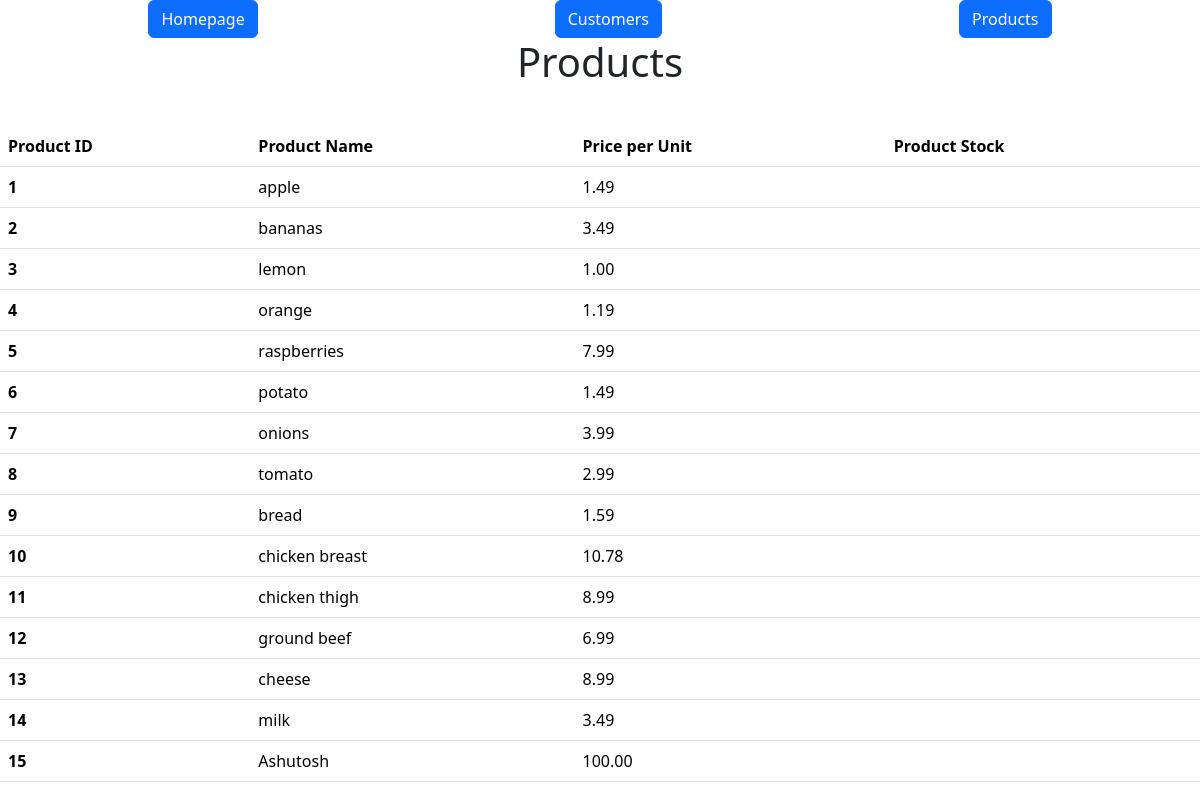
/products, run on an earlier commit of the app's database.
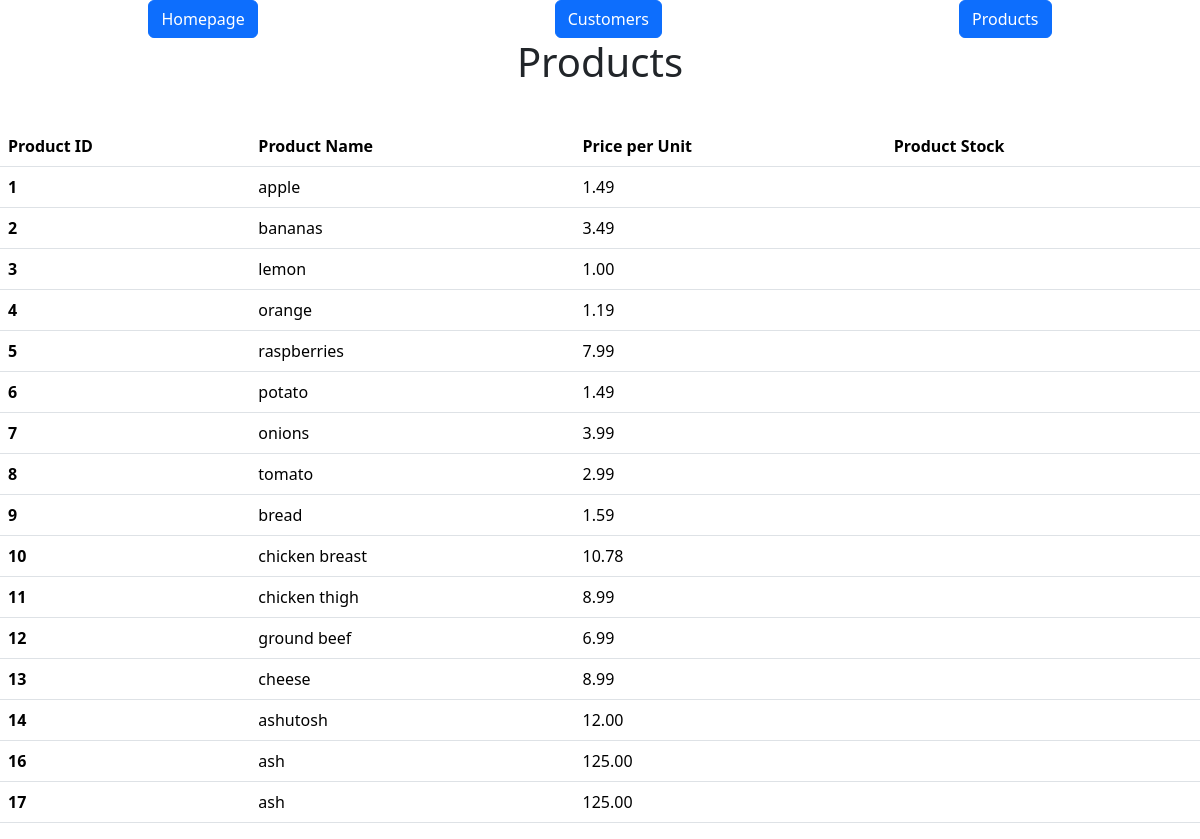
And on a later commit of the database.
### models.py (models this page shows)
class Product(db.Model):
    id = mapped_column(Integer, primary_key=True)
    name = mapped_column(String(100), nullable=False)
    price = mapped_column(DECIMAL(10,2), nullable=False)
    stock = mapped_column(Integer, nullable=False)

### app.py (the view)
@app.route("/products")   # read product data from csv and use csv.dictreader to display the data in a table
def products(message = ""):
    return render_template('products.html', products = Product.query.all(), message = message)

### templates/products.html (shortened to what this page needs)
{% extends "base.html" %} {% block content %}
<h1 class="d-flex justify-content-center">Products</h1>
<br />
<table class="table table-hover">
  <thead>
    <tr>
      <th scope="col">Product ID</th>
      <th scope="col">Product Name</th>
      <th scope="col">Price per Unit</th>
      <th scope="col">Product Stock</th>
    </tr>
  </thead>
  <tbody>
    {% for product in products %}
    <tr>
      <th scope="row">{{ product.id }}</th>
      <td>{{ product.name }}</td>
      <td>{{ product.price }}</td>
      <td>{{ product.available }}</td>
    </tr>
    {% endfor %}
  </tbody>
</table>
{% endblock %}

### templates/base.html (shortened to what this page needs)
<!DOCTYPE html>
<html lang="en">
  <head>
    <link
      href="https://cdn.jsdelivr.net/npm/bootstrap@5.3.3/dist/css/bootstrap.min.css"
      rel="stylesheet"
    />
  </head>
  <body>
    <nav class="d-flex justify-content-around">
      <a class="btn btn-primary" href="{{ url_for('home') }}">Homepage</a>
      <a class="btn btn-primary" href="{{ url_for('customers') }}">Customers</a>
      <a class="btn btn-primary" href="{{ url_for('products') }}">Products</a>
    </nav>
    {% block content %} {% endblock %}
  </body>
</html>

What changed in the data, as far as the page shows it:
removed Product: id "15", name "Ashutosh", price "100.00"
changed Product id 14: name "milk" → "ashutosh"; price "3.49" → "12.00"
added Product: id "16", name "ash", price "125.00"
added Product: id "17", name "ash", price "125.00"
